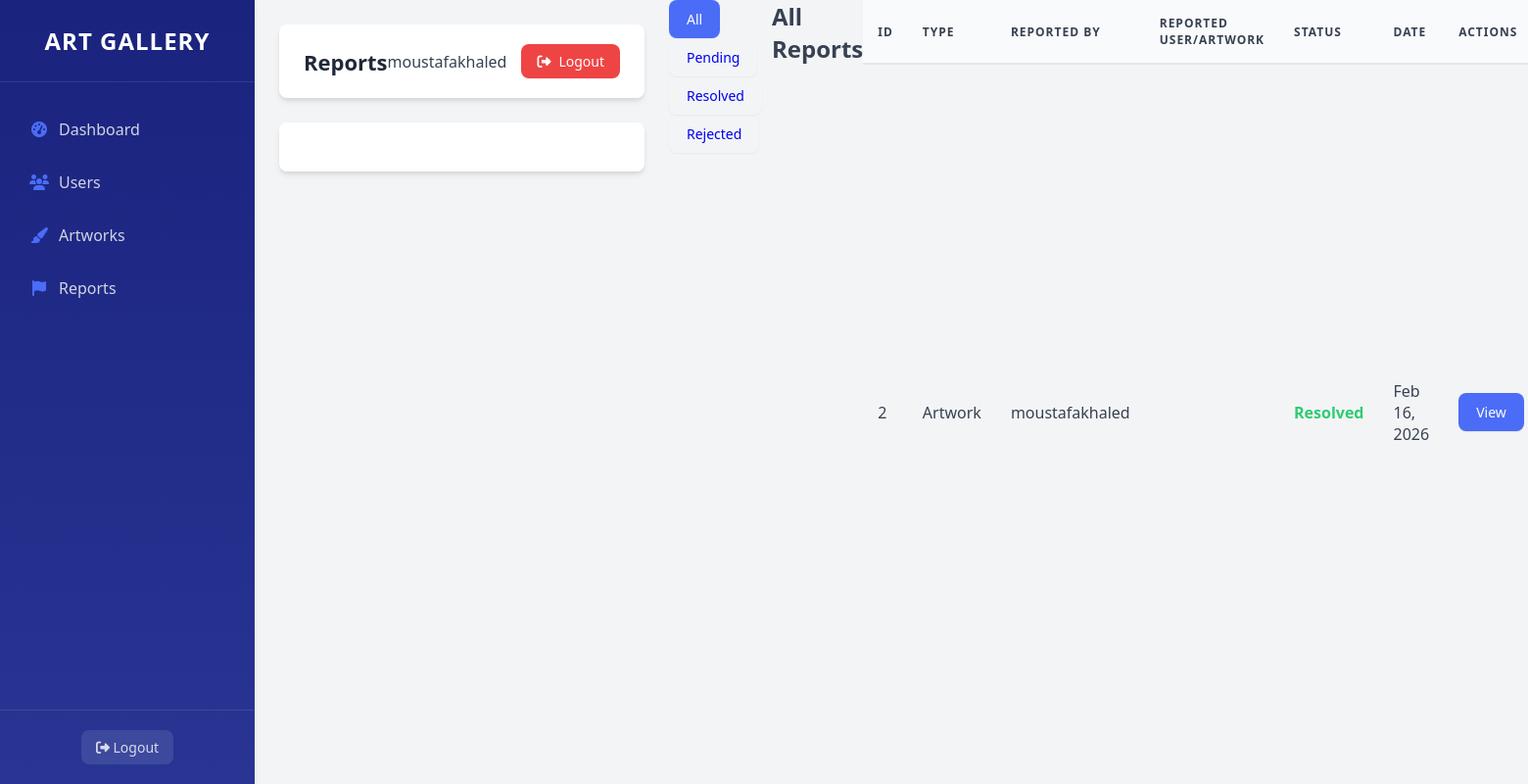
The app's page /index.php?controller=admin&action=reports (signed in) with its own data.
### tables this page shows
CREATE TABLE `reports` (
  `id` int(11) NOT NULL,
  `reporter_id` int(11) NOT NULL,
  `reported_user_id` int(11) DEFAULT NULL,
  `artwork_id` int(11) DEFAULT NULL,
  `report_type` enum('user','artwork','other') NOT NULL,
  `reason` text NOT NULL,
  `status` enum('pending','resolved','rejected') DEFAULT 'pending',
  `admin_notes` text DEFAULT NULL,
  `created_at` datetime DEFAULT current_timestamp(),
  `updated_at` datetime DEFAULT NULL
);

CREATE TABLE `users` (
  `id` int(11) NOT NULL,
  `name` varchar(100) NOT NULL,
  `email` varchar(100) NOT NULL,
  `password` varchar(255) NOT NULL,
  `role` enum('viewer','artist','admin','advisor') DEFAULT 'viewer',
  `created_at` datetime DEFAULT current_timestamp(),
  `profile_image` varchar(255) DEFAULT NULL
);

### models/Database.php (called while the page is built, shortened)
<?php
class Database {
    private $host = DB_HOST;
    private $user = DB_USER;
    private $pass = DB_PASS;
    private $dbname = DB_NAME;
    private $connection;
    private function connectDB() {
        try {
            $this->connection = new mysqli($this->host, $this->user, $this->pass, $this->dbname);
            return true;
        } catch (Exception $e) {
            $this->error = "Connection error: " . $e->getMessage();
            return false;
        }
    }
    private function createUsersTable() {
        $sql = "
        CREATE TABLE IF NOT EXISTS users (
            id INT AUTO_INCREMENT PRIMARY KEY,
            name VARCHAR(100) NOT NULL,
            email VARCHAR(100) NOT NULL UNIQUE,
            password VARCHAR(255) NOT NULL,
            role ENUM('viewer', 'artist', 'admin') DEFAULT 'viewer',
            created_at DATETIME DEFAULT CURRENT_TIMESTAMP
        ) ENGINE=InnoDB;
        ";
        return $this->connection->query($sql);
    }
    private function createArtworksTable() {
        $sql = "
        CREATE TABLE IF NOT EXISTS artworks (
            id INT AUTO_INCREMENT PRIMARY KEY,
            title VARCHAR(100) NOT NULL,
            description TEXT,
            image_path VARCHAR(255) NOT NULL,
            price DECIMAL(10,2) NOT NULL DEFAULT 0.00,
            user_id INT NOT NULL,
            status ENUM('available', 'sold') DEFAULT 'available',
            created_at DATETIME DEFAULT CURRENT_TIMESTAMP,
            FOREIGN KEY (user_id) REFERENCES users(id) ON DELETE CASCADE
        ) ENGINE=InnoDB;
        ";
        return $this->connection->query($sql);
    }
    private function createSubscribersTable() {
        $sql = "
        CREATE TABLE IF NOT EXISTS subscribers (
            id INT AUTO_INCREMENT PRIMARY KEY,
            artist_id INT NOT NULL,
            subscriber_id INT NOT NULL,
            created_at DATETIME DEFAULT CURRENT_TIMESTAMP,
            FOREIGN KEY (artist_id) REFERENCES users(id) ON DELETE CASCADE,
            FOREIGN KEY (subscriber_id) REFERENCES users(id) ON DELETE CASCADE,
            UNIQUE KEY artist_subscriber (artist_id, subscriber_id)
        ) ENGINE=InnoDB;
        ";
        return $this->connection->query($sql);
    }
    private function createFriendsTable() {
        $sql = "
        CREATE TABLE IF NOT EXISTS friends (
            id INT AUTO_INCREMENT PRIMARY KEY,
            user_id INT NOT NULL,
            friend_id INT NOT NULL,
            status ENUM('pending', 'accepted', 'rejected') DEFAULT 'pending',
            created_at DATETIME DEFAULT CURRENT_TIMESTAMP,
            FOREIGN KEY (user_id) REFERENCES users(id) ON DELETE CASCADE,
            FOREIGN KEY (friend_id) REFERENCES users(id) ON DELETE CASCADE,
            UNIQUE KEY unique_friendship (user_id, friend_id)
        ) ENGINE=InnoDB;
        ";
        return $this->connection->query($sql);
    }
    private function createSubscriptionsTable() {
        $sql = "
        CREATE TABLE IF NOT EXISTS subscriptions (
            id INT AUTO_INCREMENT PRIMARY KEY,
            user_id INT NOT NULL,
            artist_id INT NOT NULL,
            created_at DATETIME DEFAULT CURRENT_TIMESTAMP,
            FOREIGN KEY (user_id) REFERENCES users(id) ON DELETE CASCADE,
            FOREIGN KEY (artist_id) REFERENCES users(id) ON DELETE CASCADE,
            UNIQUE KEY unique_subscription (user_id, artist_id)
        ) ENGINE=InnoDB;
        ";
        return $this->connection->query($sql);
    }
    public function query($sql) {
        $result = $this->connection->query($sql);
        return $result;
    }
}
?>

### models/Admin.php (called while the page is built, shortened)
<?php
class Admin extends BaseModel {
    public function getAllReports($status = null) {
        $statusFilter = $status ? "WHERE r.status = '{$status}'" : "";
        $sql = "SELECT r.*,
                u1.name as reporter_name,
                u2.name as reported_user_name,
                a.title as artwork_title
                FROM reports r
                JOIN users u1 ON r.reporter_id = u1.id
                LEFT JOIN users u2 ON r.reported_user_id = u2.id
                LEFT JOIN artworks a ON r.artwork_id = a.id
                {$statusFilter}
                ORDER BY r.created_at DESC";
        return $this->db->query($sql);
    }
}
?>

### models/BaseModel.php (called while the page is built, shortened)
<?php
class BaseModel {
    public function __construct() {
        $this->db = new Database();
    }
}
?>

### views/admin/reports.php (the view, shortened to what this page needs)
<div class="filters" style="margin-bottom: 20px;">
    <a href="<?php echo BASE_URL; ?>index.php?controller=admin&action=reports" class="btn <?php echo !isset($currentStatus) ? 'btn-primary' : 'btn-default'; ?>" style="margin-right: 10px;">All</a>
    <a href="<?php echo BASE_URL; ?>index.php?controller=admin&action=reports&status=pending" class="btn <?php echo isset($currentStatus) && $currentStatus == 'pending' ? 'btn-primary' : 'btn-default'; ?>" style="margin-right: 10px;">Pending</a>
    <a href="<?php echo BASE_URL; ?>index.php?controller=admin&action=reports&status=resolved" class="btn <?php echo isset($currentStatus) && $currentStatus == 'resolved' ? 'btn-primary' : 'btn-default'; ?>" style="margin-right: 10px;">Resolved</a>
    <a href="<?php echo BASE_URL; ?>index.php?controller=admin&action=reports&status=rejected" class="btn <?php echo isset($currentStatus) && $currentStatus == 'rejected' ? 'btn-primary' : 'btn-default'; ?>">Rejected</a>
</div>
<h2>
    <?php
    if (isset($currentStatus)) {
        echo ucfirst($currentStatus) . ' Reports';
    } else {
        echo 'All Reports';
    }
    ?>
</h2>
<?php if (isset($reports) && $reports->num_rows > 0): ?>
    <table class="data-table">
        <thead>
            <tr>
                <th>ID</th>
                <th>Type</th>
                <th>Reported By</th>
                <th>Reported User/Artwork</th>
                <th>Status</th>
                <th>Date</th>
                <th>Actions</th>
            </tr>
        </thead>
        <tbody>
            <?php while ($report = $reports->fetch_assoc()): ?>
                <tr>
                    <td><?php echo $report['id']; ?></td>
                    <td><?php echo ucfirst($report['report_type']); ?></td>
                    <td><?php echo $report['reporter_name']; ?></td>
                    <td>
                    </td>
                    <td>
                        <?php
                        $statusColor = '';
                        switch ($report['status']) {
                            case 'resolved':
                                $statusColor = '#2ecc71';
                                break;
                        }
                        ?>
                        <span style="color: <?php echo $statusColor; ?>; font-weight: bold;">
                            <?php echo ucfirst($report['status']); ?>
                        </span>
                    </td>
                    <td><?php echo date('M d, Y', strtotime($report['created_at'])); ?></td>
                    <td>
                        <a href="<?php echo BASE_URL; ?>index.php?controller=admin&action=viewReport&id=<?php echo $report['id']; ?>" class="btn btn-primary">View</a>
                    </td>
                </tr>
            <?php endwhile; ?>
        </tbody>
    </table>
<?php else: ?>
    <p>No reports found.</p>
<?php endif; ?>

### public/css/styles.css (style rules this page uses)
* { box-sizing: border-box; margin: 0; padding: 0; }
:root { --primary-color: #4a6cf7; --secondary-color: #6b7280; --success-color: #10b981; --danger-color: #ef4444; --warning-color: #f59e0b; --info-color: #3b82f6; --dark-color: #1f2937; --light-color: #f9fafb; --border-color: #e5e7eb; --text-color: #374151; --text-muted: #6b7280; --sidebar-width: 260px; --header-height: 70px; --border-radius: 8px; --box-shadow: 0 4px 6px -1px rgba(0, 0, 0, 0.1), 0 2px 4px -1px rgba(0, 0, 0, 0.06); --transition: all 0.3s ease; }
body { font-family: 'Segoe UI', Tahoma, Geneva, Verdana, sans-serif; background-color: #f3f4f6; color: var(--text-color); display: flex; min-height: 100vh; overflow-x: hidden; }
.data-table { width: 100%; border-collapse: separate; border-spacing: 0; margin-bottom: 25px; }
.data-table th, .data-table td { padding: 15px; text-align: left; }
.data-table th { background-color: #f9fafb; font-weight: 600; color: var(--text-color); text-transform: uppercase; font-size: 12px; letter-spacing: 1px; border-bottom: 2px solid var(--border-color); }
.data-table td { border-bottom: 1px solid var(--border-color); color: var(--text-color); vertical-align: middle; }
.data-table tr:last-child td { border-bottom: none; }
.btn { display: inline-flex; align-items: center; justify-content: center; padding: 10px 18px; border-radius: var(--border-radius); text-decoration: none; font-size: 14px; font-weight: 500; cursor: pointer; border: none; transition: var(--transition); box-shadow: 0 1px 2px 0 rgba(0, 0, 0, 0.05); }
.btn-primary { background-color: var(--primary-color); color: white; }

### records on screen
reports: id "2", report_type "Artwork", reporter.name "moustafakhaled", status "Resolved", created_at "Feb 16, 2026"

### other values on screen
$action "Reports"
$_SESSION['user_name'] "moustafakhaled"
